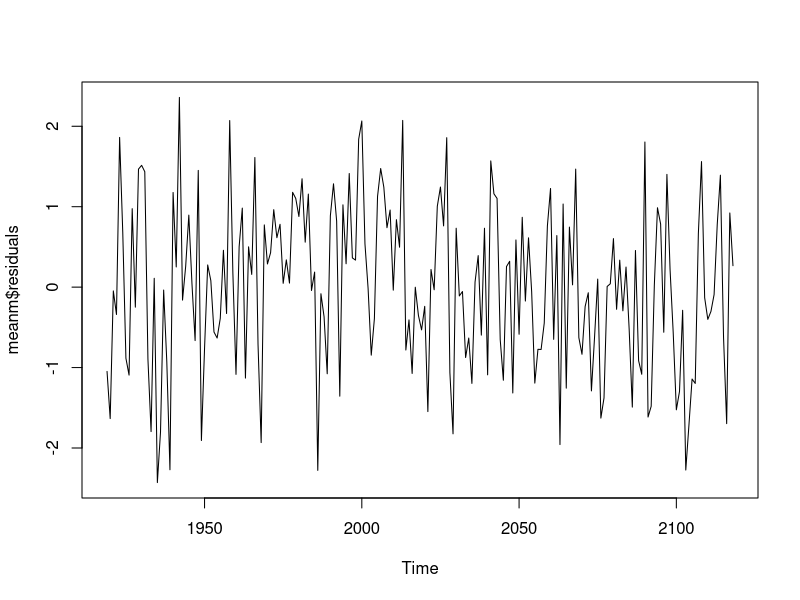
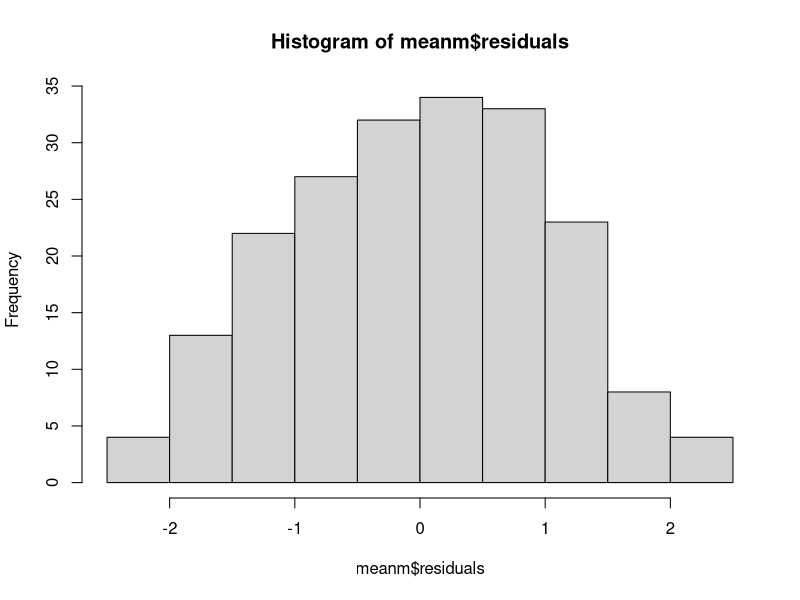
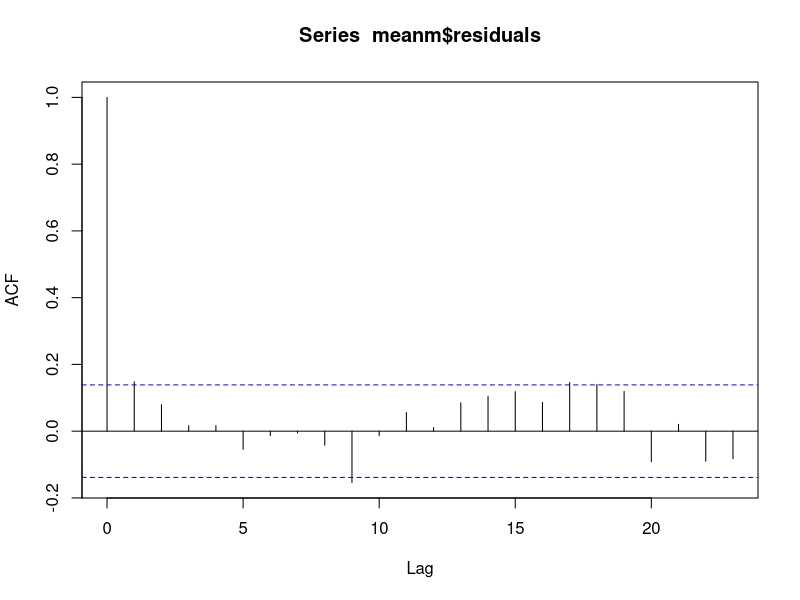

These charts were generated, in order, by the following R code:
#Residual

#Data set
set.seed(95)
myts <- ts(rnorm(200), start = (1919))

#Setting up simple models
library(forecast)
meanm <- meanf(myts, h = 20)
naivem <- naive(myts, h = 20)
driftm <- rwf(myts, h = 20, drift = T)

#Variance and mean of the mean model
var(meanm$residuals)
plot(meanm$residuals)
mean(meanm$residuals)

#Deleting the NA at the front of the vector
naivwithoutNA <- naivem$residuals
naivwithoutNA <- naivwithoutNA[2:200]
var(naivwithoutNA)
mean(naivwithoutNA)

driftwithoutNA <- driftm$residuals
driftwithoutNA <- driftwithoutNA[2:200]
var(driftwithoutNA)
mean(driftwithoutNA)

# Histogram of distribution
hist(meanm$residuals)

#Autocorrelation
acf(meanm$residuals)
